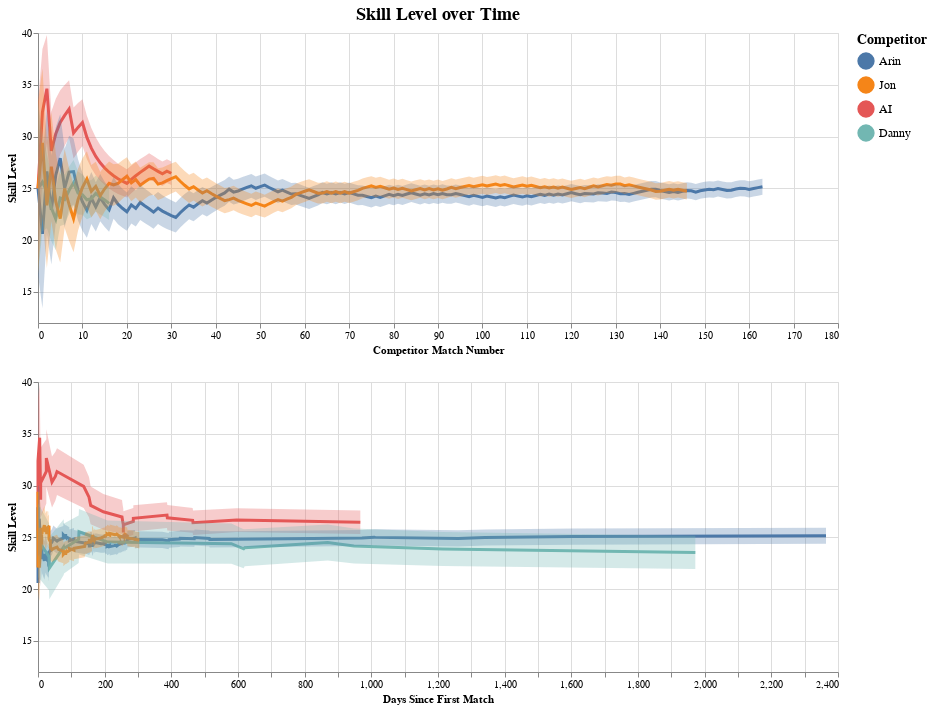

Notebook code for this chart:
### Code cell
make_trueskill_plot(
    x_axis_column='competitor_match_number',
    x_axis_label='Competitor Match Number',
    x_axis_column_2='days_since_first_match', 
    x_axis_label_2='Days Since First Match'
)

### Figure 1 — Vega-Lite specification as saved in the notebook (floating-point values rounded to 4 significant figures; data arrays with more than 128 entries replaced by an {"elided": "..."} marker saying what was removed)
{"config": {"view": {"continuousWidth": 400, "continuousHeight": 300}, "title": {"fontSize": 18}}, "vconcat": [{"layer": [{"mark": {"type": "line", "strokeWidth": 3}, "encoding": {"color": {"type": "nominal", "field": "competitor", "legend": {"labelFontSize": 12, "symbolSize": 250, "titleFontSize": 14}, "sort": ["Arin", "Jon", "AI", "Danny"], "title": "Competitor"}, "opacity": {"condition": {"value": 1, "selection": "selector002"}, "value": 0.1}, "y": {"type": "quantitative", "field": "mu", "scale": {"zero": false}, "title": "Skill Level"}}, "selection": {"selector002": {"type": "multi", "fields": ["competitor"], "bind": "legend"}, "final_match_number": {"type": "single", "fields": ["overall_match_number"], "bind": {"input": "range", "max": 163.0, "min": 1, "name": "Final Match Number: ", "step": 1}, "init": {"overall_match_number": 163.0}}}}, {"mark": "area", "encoding": {"color": {"type": "nominal", "field": "competitor", "legend": {"labelFontSize": 12, "symbolSize": 250, "titleFontSize": 14}, "sort": ["Arin", "Jon", "AI", "Danny"], "title": "Competitor"}, "fillOpacity": {"condition": {"value": 0.3, "selection": "selector002"}, "value": 0.05}, "y": {"type": "quantitative", "field": "y"}, "y2": {"field": "y2"}}, "height": 290, "transform": [{"calculate": "datum.mu+datum.sigma", "as": "y"}, {"calculate": "datum.mu-datum.sigma", "as": "y2"}], "width": 800}], "encoding": {"x": {"type": "quantitative", "field": "competitor_match_number", "title": "Competitor Match Number"}}, "title": "Skill Level over Time"}, {"layer": [{"mark": {"type": "line", "strokeWidth": 3}, "encoding": {"color": {"type": "nominal", "field": "competitor", "legend": {"labelFontSize": 12, "symbolSize": 250, "titleFontSize": 14}, "sort": ["Arin", "Jon", "AI", "Danny"], "title": "Competitor"}, "opacity": {"condition": {"value": 1, "selection": "selector002"}, "value": 0.1}, "y": {"type": "quantitative", "field": "mu", "scale": {"zero": false}, "title": "Skill Level"}}, "selection": {"selector002": {"type": "multi", "fields": ["competitor"], "bind": "legend"}, "final_match_number": {"type": "single", "fields": ["overall_match_number"], "bind": {"input": "range", "max": 163.0, "min": 1, "name": "Final Match Number: ", "step": 1}, "init": {"overall_match_number": 163.0}}}}, {"mark": "area", "encoding": {"color": {"type": "nominal", "field": "competitor", "legend": {"labelFontSize": 12, "symbolSize": 250, "titleFontSize": 14}, "sort": ["Arin", "Jon", "AI", "Danny"], "title": "Competitor"}, "fillOpacity": {"condition": {"value": 0.3, "selection": "selector002"}, "value": 0.05}, "y": {"type": "quantitative", "field": "y"}, "y2": {"field": "y2"}}, "height": 290, "transform": [{"calculate": "datum.mu+datum.sigma", "as": "y"}, {"calculate": "datum.mu-datum.sigma", "as": "y2"}], "width": 800}], "encoding": {"x": {"type": "quantitative", "field": "days_since_first_match", "title": "Days Since First Match"}}}], "data": {"name": "data-bffef4bd9c14955aba113bc242a61c72"}, "transform": [{"filter": "(datum.overall_match_number <= final_match_number.overall_match_number)"}], "$schema": "https://vega.github.io/schema/vega-lite/v4.8.1.json", "datasets": {"data-bffef4bd9c14955aba113bc242a61c72": {"elided": "359 records"}}}
